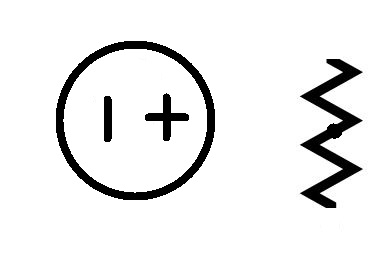
%> input picture symbols.jpeg, 388 x 254 px
$ octave project_old_approach.m   (GNU Octave 9; MATLAB toolbox functions it lacks are replaced by stand-ins)
%> lines starting %> are read from the running program, lines starting %| are printed output that depends on the picture; in (x1, y1, x2, y2) boxes, pixels count from 0 and x2, y2 are one past the last pixel; in counts of white or black regions, pixels touching at a corner belong together; the program's own positions count from 1
%% Training Data
clc; close all; clear all;
im = imread('symbols.jpeg');
%> im is the input picture: size 254x388x3 uint8; min 0, max 255, mean 234.9
im = rgb2gray(im);
%> im: size 254x388 uint8

%binarizing
lvl = graythresh(im);
%> lvl = 0.506
imbw = im2bw(im, lvl);
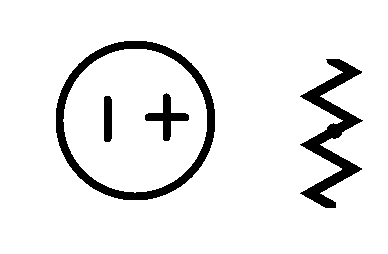
%> imbw: size 254x388 logical; 92.1% white; 4 black regions, box (x1, y1, x2, y2) and area: (56, 41, 215, 200) 3803, (300, 59, 363, 208) 2979, (145, 93, 189, 141) 644, (104, 96, 112, 142) 358
imbw = ~imbw;
% figure, imshow(imbw);

%Image closing to fill gaps
se = strel('disk', 2);
closed = imclose(imbw, se);
%> closed: size 254x388 logical; 7.9% white; 4 white regions, box (x1, y1, x2, y2) and area: (56, 41, 215, 200) 3803, (300, 59, 363, 208) 3012, (145, 93, 189, 141) 656, (104, 96, 112, 142) 358
% figure, imshow(closed);

% %Line removal (B/c sign were being touched with source ring)
% se = strel('disk', 7);
% open = imopen(closed, se);
% % figure, imshow(open);

% %line erosion - components gets thinner but no connecting wires remain
% se2 = strel('line', 6, 0);
% noline = imerode(open, se2);
% % figure, imshow(noline)

% se3 = strel('line', 6, 90);
% noline = imerode(noline, se3);
% % figure, imshow(noline);

% %smoothing out plus sign in source
% se4 = strel('square', 5);
% defined_image = imerode(noline, se4);
% % figure, imshow(defined_image);

%feature extraction of components

%Labeling the objects in image
oblabel = bwlabel(closed,8);
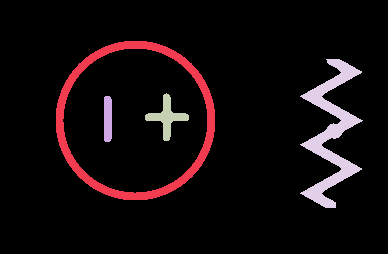
%> oblabel: size 254x388 double; 5 distinct labels, from 0 to 4; one colour per label, 0 black

%Object extraction
im_array = [];
a = oblabel;
total_pixels = numel(oblabel)
%> total_pixels = 98552
for total_objects = 1:max(max(oblabel))
    total_objects
    for i = 1:total_pixels
        if oblabel(i) == total_objects
            a(i) = 1;
        else
            a(i) = 0;
        end
    end
    im_array = cat(3,im_array,a);
end
%> this loop made 4 passes
%> pass 1, `im_array = cat(3,im_array,a);`:
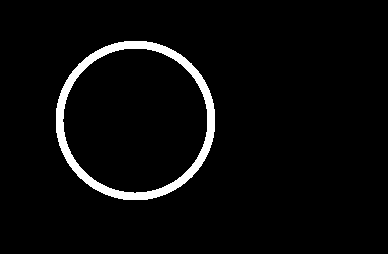
%> im_array: size 254x388 double; values 0 (black) and 1 (white), 3.9% white; 1 white region, box (x1, y1, x2, y2) and area: (56, 41, 215, 200) 3803
%> pass 3, `im_array = cat(3,im_array,a);`:
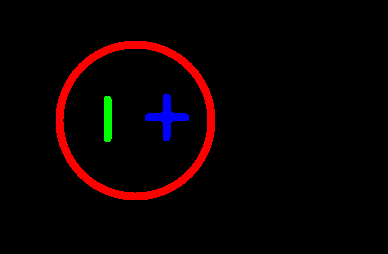
%> im_array: size 254x388x3 double; mean R, G, B 0.0386, 0.00363, 0.00666
%> after the loop:
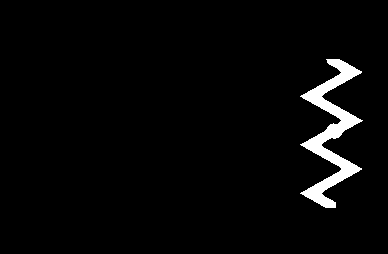
%> a: size 254x388 double; values 0 (black) and 1 (white), 3.1% white; 1 white region, box (x1, y1, x2, y2) and area: (300, 59, 363, 208) 3012
%> after the loop:
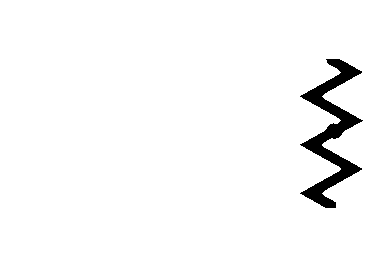
%> im_array: size 254x388x4 double; mean R, G, B, A 0.0386, 0.00363, 0.00666, 0.0306; transparent parts drawn white

y = ceil(total_objects/2);
%> y = 2
figure,
for i = 1:total_objects;
    subplot(y,y,i)
    ab = im_array(:,:,i);
    imshow(ab)
    hold on
end

sig_array = {};
y = ceil(total_objects/2)
figure,
for i = 1:total_objects
    % signature drawing
    im_res = imfill(imfill(im_array(:,:,i)));
    % im_res = fill1;
    % im_res = bwskel(im2bw(im_res));
    %     figure, imshow(im_res);
%> (the run ends here)

$ run again, with identified.jpg copied over symbols.jpeg
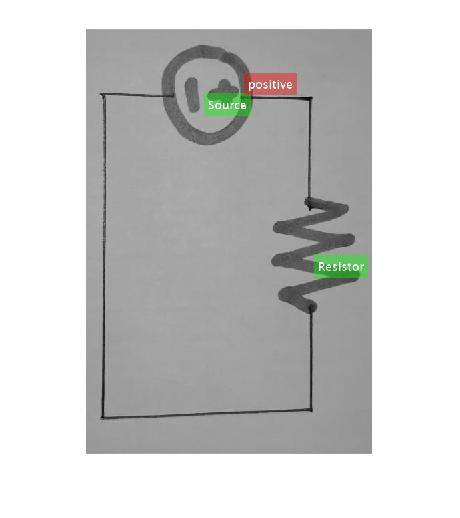
%> input picture identified.jpg, 460 x 518 px
%> im is the input picture: size 518x460x3 uint8; mean R, G, B 203.4, 203.8, 203
%> im: size 518x460 uint8
%> lvl = 0.8
%> `imbw = im2bw(im, lvl);`:
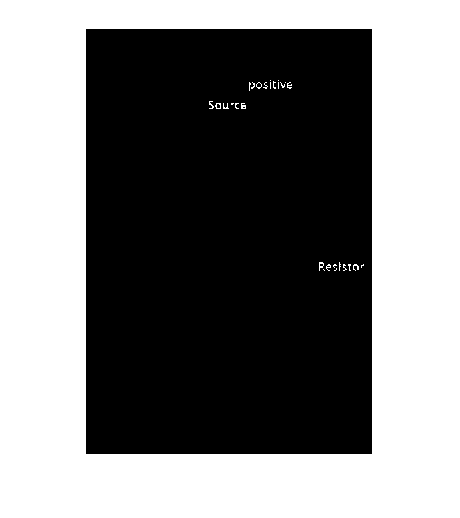
%> imbw: size 518x460 logical; 49.1% white; 29 white regions (23 under 20 px), largest, box (x1, y1, x2, y2) and area: (0, 0, 460, 518) 116730, (319, 262, 324, 271) 24, (241, 103, 246, 109) 23, (353, 264, 359, 271) 22, (215, 103, 221, 109) 21, (209, 101, 214, 109) 20
%> `closed = imclose(imbw, se);`:
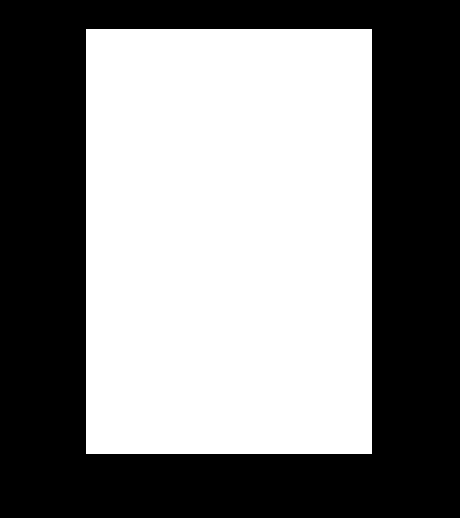
%> closed: size 518x460 logical; 51% white; 1 black region, box (x1, y1, x2, y2) and area: (0, 0, 460, 518) 116730
%> the loop `for total_objects = 1:max(max(oblabel))` made 1 pass
%> total_objects on pass 1: 1
%> y = 1
%> the loop `for i = 1:total_objects;` made 1 pass
